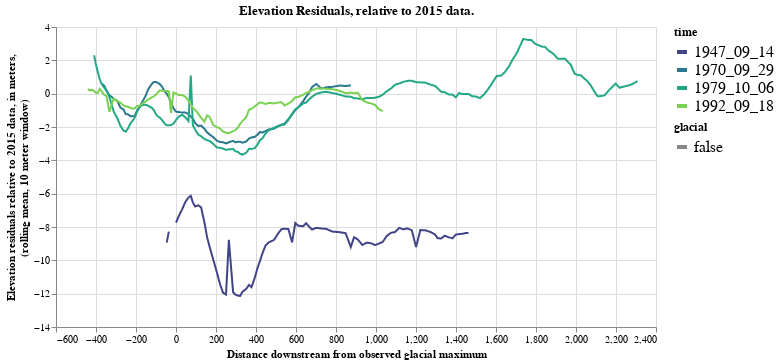

Write notebook code for a chart like this one.
### Markdown cell above
Plot elevation residuals, exclude glacier signals, rolling mean (small)

### Code cell
src = diff_df[['elevation', 'time', 'path_distance_from_glacier', 'glacial', 'elevation_residual']].reset_index().dropna()
src['time'] = src['time'].apply(lambda x: x.strftime(strip_time_format))
alt.Chart(
    src
).transform_filter(
    (datum.glacial == False)
).transform_window(
    rolling_mean='mean(elevation_residual)',
    groupby=['time'],
    frame=[-5,5]
).mark_line().encode(
    alt.X("path_distance_from_glacier:Q", title="Distance downstream from observed glacial maximum"),
    alt.Y(
        "rolling_mean:Q", 
        scale=alt.Scale(zero=False), 
        title=['Elevation residuals relative to 2015 data, in meters,',  '(rolling mean, 10 meter window)'],
        impute=alt.ImputeParams(value=None)
    ),
    alt.Color("time:O", scale=alt.Scale(scheme='viridis')),
    alt.StrokeDash('glacial:N')
).properties(
    width = 600,
    # height = 600,
    title="Elevation Residuals, relative to 2015 data."
).configure_legend(
    titleColor='black', 
    titleFontSize=12, 
    labelFontSize=16, 
    symbolStrokeWidth=4
)

### Figure 1 — Vega-Lite specification as saved in the notebook (floating-point values rounded to 4 significant figures; data arrays with more than 128 entries replaced by an {"elided": "..."} marker saying what was removed)
{"config": {"view": {"continuousWidth": 400, "continuousHeight": 300}, "legend": {"labelFontSize": 16, "symbolStrokeWidth": 4, "titleColor": "black", "titleFontSize": 12}}, "data": {"name": "data-c76490a749e1c4fa036818481af006b5"}, "mark": "line", "encoding": {"color": {"field": "time", "scale": {"scheme": "viridis"}, "type": "ordinal"}, "strokeDash": {"field": "glacial", "type": "nominal"}, "x": {"field": "path_distance_from_glacier", "title": "Distance downstream from observed glacial maximum", "type": "quantitative"}, "y": {"field": "rolling_mean", "impute": {"value": null}, "scale": {"zero": false}, "title": ["Elevation residuals relative to 2015 data, in meters,", "(rolling mean, 10 meter window)"], "type": "quantitative"}}, "title": "Elevation Residuals, relative to 2015 data.", "transform": [{"filter": "(datum.glacial === false)"}, {"window": [{"op": "mean", "field": "elevation_residual", "as": "rolling_mean"}], "frame": [-5, 5], "groupby": ["time"]}], "width": 600, "$schema": "https://vega.github.io/schema/vega-lite/v4.17.0.json", "datasets": {"data-c76490a749e1c4fa036818481af006b5": {"elided": "579 records"}}}
